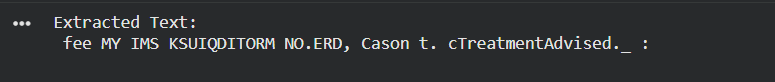
#> input picture sample_1_txt.png, 775 x 82 px, given in place of page_30.jpg, which was not available
$ jupyter execute --allow-errors OCR_PII_Pipeline.ipynb.ipynb   (shell and % lines are left out)
#> lines starting #> are read from the running program, lines starting #| are printed output that depends on the picture; after the words box and inside, x2 and y2 are one past the last pixel; in counts of white or black regions, pixels touching at a corner belong together; pictures that were not available may be replaced by others from this repository, and a replacement may not be noted
[cell 1]
import cv2
import pytesseract
import re
import spacy
from PIL import Image
import matplotlib.pyplot as plt
from google.colab import files

#> (the rest of this cell did not finish here and is left out)

[cell 2]
uploaded = files.upload()
#> the answer given: sample_1_txt.png
print("Uploaded files:", list(uploaded.keys()))

[cell 3]
def preprocess_image(path):
#> called with path = 'page_30.jpg'
    img = cv2.imread(path)
#> img is the input picture: shape (82, 775, 3); mean B, G, R 51, 49.2, 47.3
    gray = cv2.cvtColor(img, cv2.COLOR_BGR2GRAY)
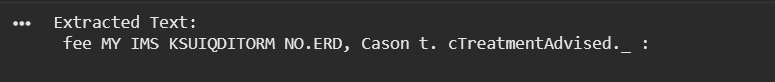
#> gray: shape (82, 775); min 42, max 227, mean 49.2
    blur = cv2.GaussianBlur(gray, (5,5), 0)
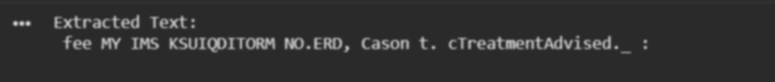
#> blur: shape (82, 775); min 42, max 210, mean 49.2
    th = cv2.adaptiveThreshold(blur, 255, cv2.ADAPTIVE_THRESH_GAUSSIAN_C,
                               cv2.THRESH_BINARY, 11, 2)
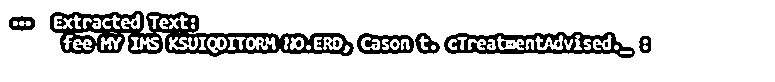
#> th: shape (82, 775); 85.7% white; 33 black regions (21 under 20 px), largest, box (x1, y1, x2, y2) and area: (50, 11, 354, 57) 5255, (444, 32, 635, 58) 2201, (357, 33, 414, 54) 653
    return img, th
